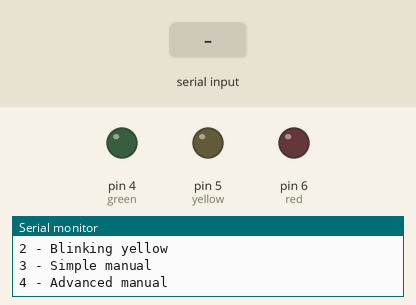
Bench run of a sketch on a simulated Arduino Uno, built with avr-gcc and run on an emulated ATmega328P. Parts: output pins drawn as LEDs (lit = HIGH), the last lines printed to the serial monitor. Dashed ring = blinking. The inputs (shaded band) are chosen by the test bench.

Above: at 0.8 s.
0.9 s: "30,150\n" received over Serial
At 1.37 s:
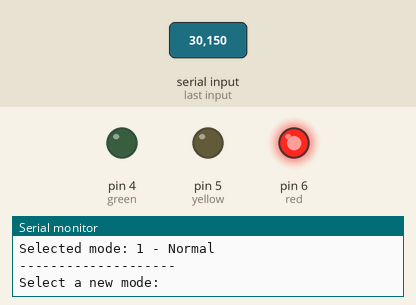
2.9 s: "90,45\n" received over Serial
At 3.8 s:
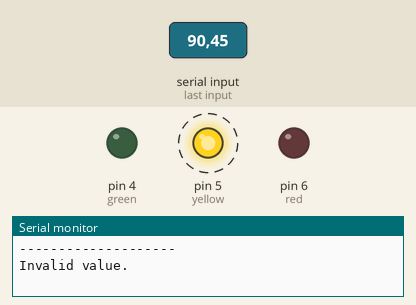
5.9 s: "1\n" received over Serial
At 6.8 s:
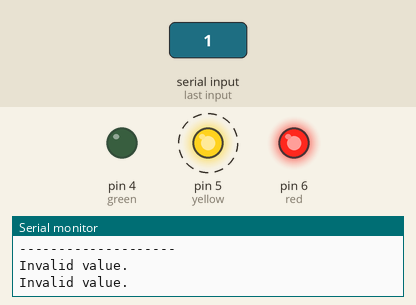
8.9 s: "3\n" received over Serial
At 9.8 s:
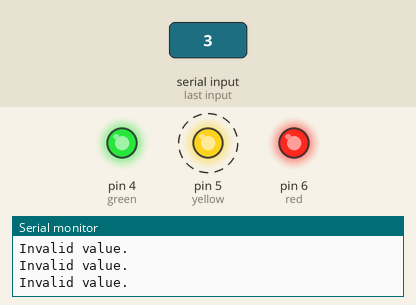
11.9 s: "4\n" received over Serial
At 12.47 s:
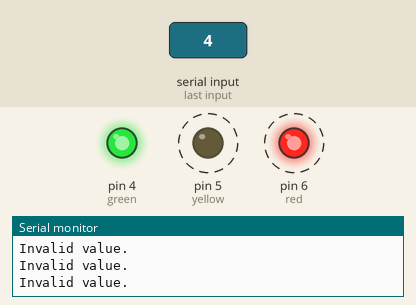
14.9 s: "0\n" received over Serial
At 14.96 s:
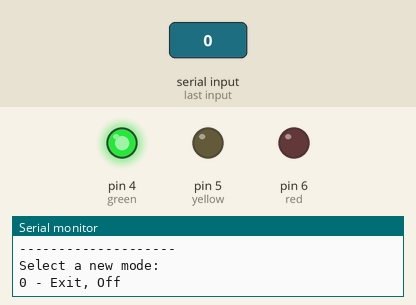
Timing chart, 0 to 17.5 s (numbered marks = the images above; inputs shaded):
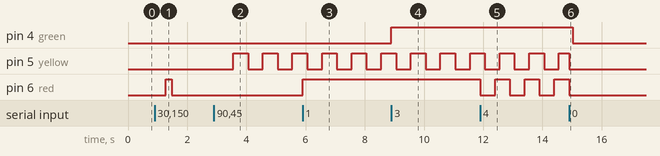

The sketch:

traffic-light.ino
```cpp
// VARIABLE DECLARATION
int red = 6;
int yellow = 5;
int green = 4;
int mode = 0;


// NORMAL MODE VARIABLES
int normalPhase = 0;
unsigned long normalTime = 0;


// BLINKING MODE VARIABLES
bool blinkingState = false;
unsigned long blinkingTime = 0;


// FUNCTION TO BLINK AN LED WITHOUT DELAY (PIN, STATE, PREVIOUS TIME)
void blink(int pin, bool &state, unsigned long &previousTime) {

  // IF LESS THAN 500 MS HAVE PASSED, DO NOT CHANGE THE STATE.
  // OTHERWISE, CHANGE THE STATE AND UPDATE THE PREVIOUS TIME.
  // IT IS NOT RESET TO 0 BECAUSE MILLIS() KEEPS INCREASING.
  if (millis() - previousTime >= 500) {

    state = !state;

    digitalWrite(pin, state);

    previousTime = millis();
  }
}


// FUNCTION TO DISPLAY THE MAIN MENU
void showMenu() {

  Serial.println("--------------------");
  Serial.println("Select a new mode:");
  Serial.println("0 - Exit, Off");
  Serial.println("1 - Normal");
  Serial.println("2 - Blinking yellow");
  Serial.println("3 - Simple manual");
  Serial.println("4 - Advanced manual");
}


// FUNCTION TO DISPLAY THE SIMPLE MANUAL MENU
void showSimpleManualMenu() {

  Serial.println("--------------------");
  Serial.println("SIMPLE MANUAL MODE");
  Serial.println("Select a light:");
  Serial.println("1 - Red");
  Serial.println("2 - Yellow");
  Serial.println("3 - Green");
  Serial.println("0 - Exit, Off");
  Serial.println("--------------------");
}


// FUNCTION TO DISPLAY THE ADVANCED MANUAL MENU
void showAdvancedManualMenu() {

  Serial.println("--------------------");
  Serial.println("ADVANCED MANUAL MODE");
  Serial.println("Select an option:");
  Serial.println("1 - Solid red");
  Serial.println("2 - Solid yellow");
  Serial.println("3 - Solid green");
  Serial.println("4 - Blinking red");
  Serial.println("5 - Blinking yellow");
  Serial.println("6 - Blinking green");
  Serial.println("0 - Exit, Off");
  Serial.println("--------------------");
  Serial.println("EXTRA:");
  Serial.println("Select the same mode again to turn it off.");
  Serial.println("Another mode for the same LED replaces the previous one.");
  Serial.println("--------------------");
}


void setup() {

  // SET PINS AS OUTPUT
  pinMode(red, OUTPUT);
  pinMode(yellow, OUTPUT);
  pinMode(green, OUTPUT);

  // START SERIAL COMMUNICATION WITH THE COMPUTER
  Serial.begin(9600);

  // WHILE MODE REMAINS 0 (DEFAULT MODE)
  while (mode == 0) {

    Serial.println(" ");
    Serial.println("Select a mode:");
    Serial.println("0 - Off");
    Serial.println("1 - Normal");
    Serial.println("2 - Blinking yellow");
    Serial.println("3 - Simple manual");
    Serial.println("4 - Advanced manual");


    // WHILE NO CHARACTER IS RECEIVED, KEEP ALL LEDS OFF
    while (Serial.available() == 0) {

      digitalWrite(red, LOW);
      digitalWrite(yellow, LOW);
      digitalWrite(green, LOW);
    }

    // WHEN A CHARACTER IS RECEIVED, EXIT THE WHILE LOOP AND READ IT
    char input = Serial.read();


    // CHECK FOR AN INVALID VALUE USING ASCII
    // THIS ALSO ALLOWS INVALID CHARACTERS SUCH AS LETTERS TO BE DETECTED
    if (input < '0' || input > '4') {

      Serial.println("--------------------");
      Serial.println("Invalid value.");
      Serial.println("--------------------");

      mode = 0;
    }

    // IF VALID, MODE BECOMES THE VALUE READ FROM THE SERIAL MONITOR
    else {

      // SINCE WE ARE USING ASCII, SUBTRACT '0'
      // TO CONVERT THE CHARACTER INTO ITS NUMERIC VALUE
      mode = input - '0';


      if (mode == 0) {

        Serial.println("--------------------");
        Serial.println("Selected mode: 0 - Off");
        Serial.println("--------------------");
      }


      else if (mode == 1) {

        Serial.println("--------------------");
        Serial.println("Selected mode: 1 - Normal");

        // START THE NORMAL CYCLE WITH THE RED LIGHT
        normalPhase = 0;
        normalTime = millis();

        digitalWrite(red, HIGH);
        digitalWrite(yellow, LOW);
        digitalWrite(green, LOW);

        showMenu();
      }


      else if (mode == 2) {

        Serial.println("--------------------");
        Serial.println("Selected mode: 2 - Blinking yellow");

        // STORE THE INITIAL STATE AND CURRENT TIME
        blinkingState = false;
        blinkingTime = millis();

        digitalWrite(red, LOW);
        digitalWrite(yellow, LOW);
        digitalWrite(green, LOW);

        showMenu();
      }


      else if (mode == 3) {

        Serial.println("--------------------");
        Serial.println("Selected mode: 3 - Simple manual");
      }


      else if (mode == 4) {

        Serial.println("--------------------");
        Serial.println("Selected mode: 4 - Advanced manual");
      }
    }
  }
}


void loop() {


  // CHECK IF A NEW VALUE HAS BEEN SENT THROUGH SERIAL
  if (Serial.available() > 0) {

    char input = Serial.read();


    // CHECK IF THE VALUE IS INVALID
    if (input < '0' || input > '4') {

      Serial.println("--------------------");
      Serial.println("Invalid value.");
      Serial.println("--------------------");

      mode = 0;
    }

    else {

      mode = input - '0';


      if (mode == 0) {

        Serial.println("--------------------");
        Serial.println("Selected mode: 0 - Off");

        showMenu();
      }


      else if (mode == 1) {

        Serial.println("--------------------");
        Serial.println("Selected mode: 1 - Normal");

        // RESTART THE TRAFFIC LIGHT FROM RED
        normalPhase = 0;
        normalTime = millis();

        digitalWrite(red, HIGH);
        digitalWrite(yellow, LOW);
        digitalWrite(green, LOW);

        showMenu();
      }


      else if (mode == 2) {

        Serial.println("--------------------");
        Serial.println("Selected mode: 2 - Blinking yellow");

        // STORE THE INITIAL STATE AND CURRENT TIME
        blinkingState = false;
        blinkingTime = millis();

        digitalWrite(red, LOW);
        digitalWrite(yellow, LOW);
        digitalWrite(green, LOW);

        showMenu();
      }


      else if (mode == 3) {

        Serial.println("--------------------");
        Serial.println("Selected mode: 3 - Simple manual");
      }


      else if (mode == 4) {

        Serial.println("--------------------");
        Serial.println("Selected mode: 4 - Advanced manual");
      }
    }
  }


  // MODE 0: OFF

  if (mode == 0) {

    digitalWrite(red, LOW);
    digitalWrite(yellow, LOW);
    digitalWrite(green, LOW);
  }


  // MODE 1: NORMAL WITHOUT DELAY

  else if (mode == 1) {


    // PHASE 0: RED
    if (normalPhase == 0) {

      // ONLY CHANGE COLOR AFTER 3000 MS HAVE PASSED
      // SINCE THE PREVIOUS TIME REFERENCE
      if (millis() - normalTime >= 3000) {

        digitalWrite(red, LOW);
        digitalWrite(green, HIGH);

        normalPhase = 1;
        normalTime = millis();
      }
    }


    // PHASE 1: GREEN
    else if (normalPhase == 1) {

      if (millis() - normalTime >= 3000) {

        digitalWrite(green, LOW);
        digitalWrite(yellow, HIGH);

        normalPhase = 2;
        normalTime = millis();
      }
    }


    // PHASE 2: YELLOW
    else if (normalPhase == 2) {

      if (millis() - normalTime >= 500) {

        digitalWrite(yellow, LOW);
        digitalWrite(red, HIGH);

        normalPhase = 0;
        normalTime = millis();
      }
    }
  }


  // MODE 2: BLINKING YELLOW WITHOUT DELAY

  else if (mode == 2) {

    if (millis() - blinkingTime >= 500) {

      blinkingState = !blinkingState;

      digitalWrite(yellow, blinkingState);

      blinkingTime = millis();
    }
  }


  // MODE 3: SIMPLE MANUAL

  else if (mode == 3) {

    showSimpleManualMenu();


    while (mode == 3) {

      // READ INPUT FROM SERIAL MONITOR
      if (Serial.available() > 0) {

        char lightInput = Serial.read();


        // CHECK FOR INVALID VALUES
        if (lightInput < '0' || lightInput > '3') {

          Serial.println("Invalid value.");
        }

        else {

          int light = lightInput - '0';


          // RED
          if (light == 1) {

            digitalWrite(red, HIGH);
            digitalWrite(yellow, LOW);
            digitalWrite(green, LOW);
          }


          // YELLOW
          else if (light == 2) {

            digitalWrite(red, LOW);
            digitalWrite(yellow, HIGH);
            digitalWrite(green, LOW);
          }


          // GREEN
          else if (light == 3) {

            digitalWrite(red, LOW);
            digitalWrite(yellow, LOW);
            digitalWrite(green, HIGH);
          }


          // EXIT
          else if (light == 0) {

            digitalWrite(red, LOW);
            digitalWrite(yellow, LOW);
            digitalWrite(green, LOW);

            mode = 0;
          }
        }
      }
    }

    showMenu();
  }


  // MODE 4: ADVANCED MANUAL

  else if (mode == 4) {

    showAdvancedManualMenu();


    // CURRENT MODE OF EACH LED:
    // 0 = OFF
    // 1 = SOLID
    // 2 = BLINKING

    int redMode = 0;
    int yellowMode = 0;
    int greenMode = 0;


    // CURRENT STATE OF EACH LED
    bool redState = false;
    bool yellowState = false;
    bool greenState = false;


    // LAST CHANGE TIME OF EACH LED
    unsigned long redTime = 0;
    unsigned long yellowTime = 0;
    unsigned long greenTime = 0;


    while (mode == 4) {

      // IF DATA IS RECEIVED THROUGH SERIAL
      if (Serial.available() > 0) {

        char advancedInput = Serial.read();


        // INVALID VALUE
        if (advancedInput < '0' || advancedInput > '6') {

          Serial.println("Invalid value.");
        }


        // VALID VALUE
        else {

          int option = advancedInput - '0';


          // SOLID RED
          if (option == 1) {

            // IF IT IS ALREADY SOLID, TURN IT OFF.
            // OTHERWISE, SET IT TO SOLID.
            if (redMode == 1) {

              redMode = 0;
            }

            else {

              redMode = 1;
            }
          }


          // SOLID YELLOW
          else if (option == 2) {

            // IF IT IS ALREADY SOLID, TURN IT OFF.
            // OTHERWISE, SET IT TO SOLID.
            if (yellowMode == 1) {

              yellowMode = 0;
            }

            else {

              yellowMode = 1;
            }
          }


          // SOLID GREEN
          else if (option == 3) {

            // IF IT IS ALREADY SOLID, TURN IT OFF.
            // OTHERWISE, SET IT TO SOLID.
            if (greenMode == 1) {

              greenMode = 0;
            }

            else {

              greenMode = 1;
            }
          }


          // BLINKING RED
          else if (option == 4) {

            if (redMode == 2) {

              redMode = 0;
            }

            else {

              redMode = 2;
            }
          }


          // BLINKING YELLOW
          else if (option == 5) {

            if (yellowMode == 2) {

              yellowMode = 0;
            }

            else {

              yellowMode = 2;
            }
          }


          // BLINKING GREEN
          else if (option == 6) {

            if (greenMode == 2) {

              greenMode = 0;
            }

            else {

              greenMode = 2;
            }
          }


          // EXIT
          else if (option == 0) {

            digitalWrite(red, LOW);
            digitalWrite(yellow, LOW);
            digitalWrite(green, LOW);

            mode = 0;
          }
        }
      }


      // RED CONTROL

      if (redMode == 0) {

        digitalWrite(red, LOW);
        redState = false;
      }

      else if (redMode == 1) {

        digitalWrite(red, HIGH);
        redState = true;
      }

      else if (redMode == 2) {

        blink(red, redState, redTime);
      }


      // YELLOW CONTROL

      if (yellowMode == 0) {

        digitalWrite(yellow, LOW);
        yellowState = false;
      }

      else if (yellowMode == 1) {

        digitalWrite(yellow, HIGH);
        yellowState = true;
      }

      else if (yellowMode == 2) {

        blink(yellow, yellowState, yellowTime);
      }


      // GREEN CONTROL

      if (greenMode == 0) {

        digitalWrite(green, LOW);
        greenState = false;
      }

      else if (greenMode == 1) {

        digitalWrite(green, HIGH);
        greenState = true;
      }

      else if (greenMode == 2) {

        blink(green, greenState, greenTime);
      }
    }


    showMenu();
  }
}
```

Measured:
- after the input at 0.9 s, pin 6 (red): LOW → HIGH after 0.37 s, → LOW 0.20 s later
- after the input at 2.9 s, pin 5 (yellow): alternates HIGH for 0.50 s and LOW for 0.50 s, starting after 0.66 s
- after the input at 5.9 s, pin 6 (red): LOW → HIGH at once
- after the input at 8.9 s, pin 4 (green): LOW → HIGH at once
- after the input at 11.9 s, pin 6 (red): alternates HIGH for 0.50 s and LOW for 0.50 s, starting at once
- after the input at 14.9 s, pin 4 (green): HIGH → LOW after 0.13 s; pin 6 (red): goes on until 14.9 s, then stays LOW
